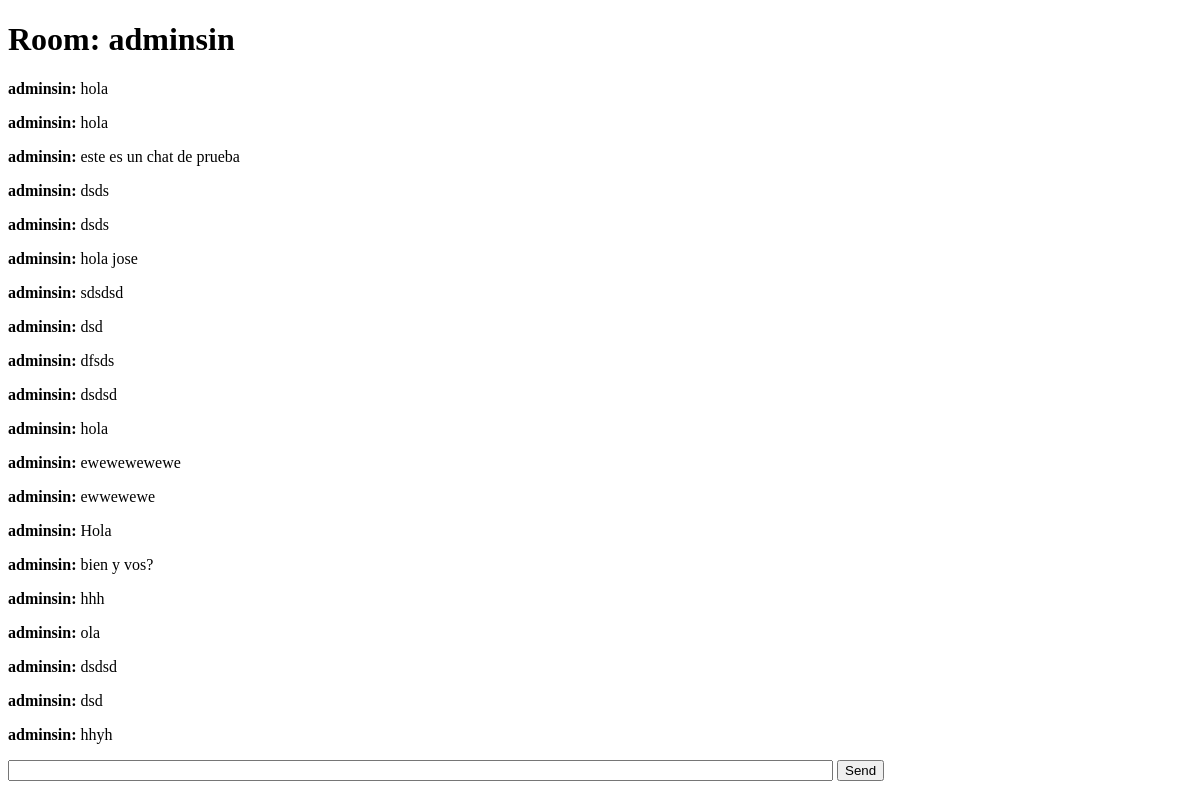
The app's page /chat/adminsin/adminsin/ (signed in), older data.
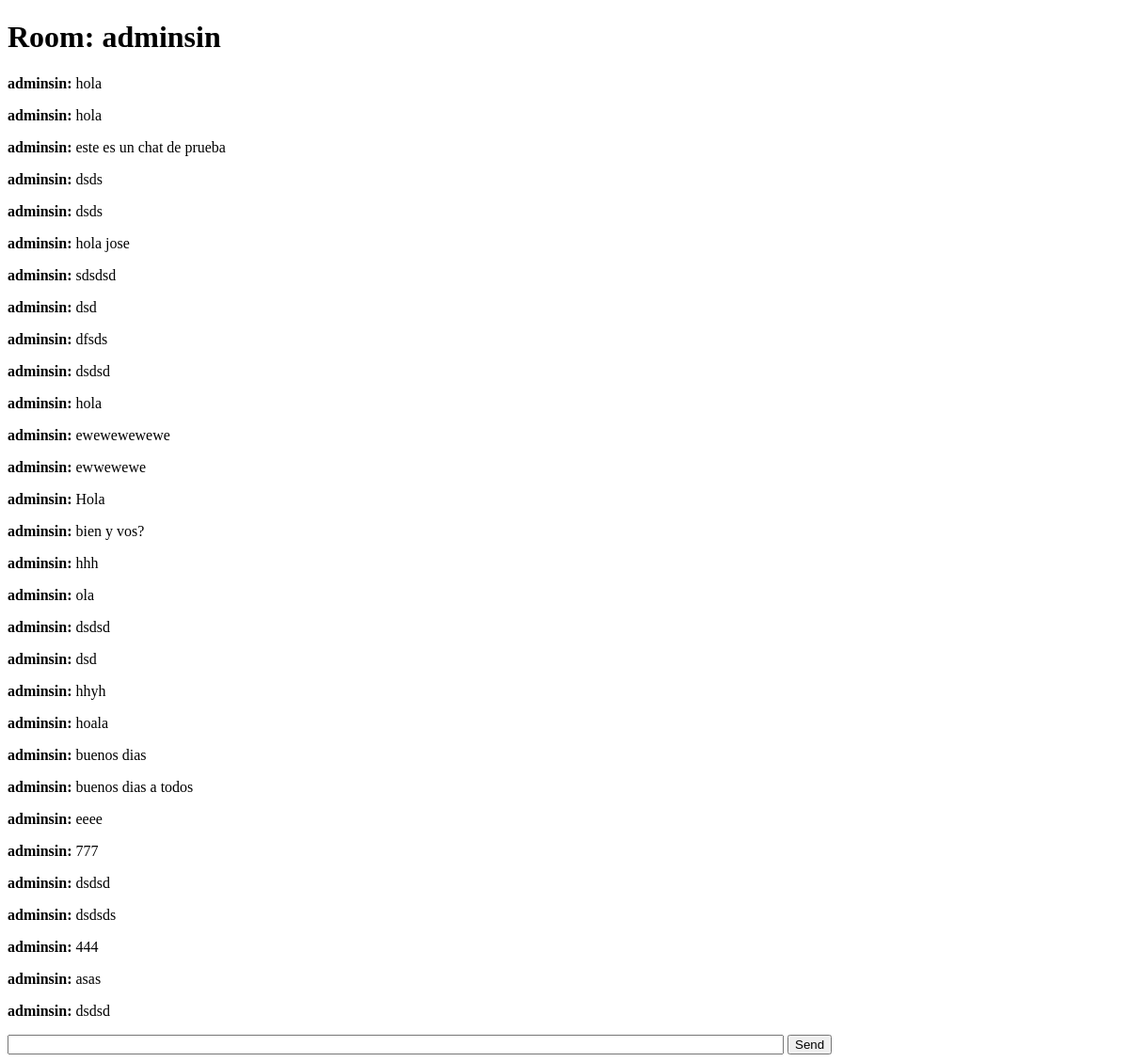
The same page, newer data.
### chat/models.py (models this page shows, shortened)
class Message(models.Model):
    sender = models.ForeignKey(User, related_name='sent_messages', on_delete=models.CASCADE)
    receiver = models.ForeignKey(User, related_name='received_messages', on_delete=models.CASCADE)
    message = models.TextField()
    timestamp = models.DateTimeField(auto_now_add=True)
    is_read = models.BooleanField(default=False)

### chat/views.py (the view)
# urls.py: path('<str:room_name>/<str:receiver>/', views.room, name='room'),
@login_required
def room(request, room_name, receiver):
    try:
        user = User.objects.get(username=room_name)
        is_private_chat = True
    except User.DoesNotExist:
        is_private_chat = False
    if is_private_chat:
        if not (request.user.is_staff or request.user.is_superuser or user.is_staff or user.is_superuser):
            return redirect('index')  # Redirigir si no tiene permiso
    else:
        try:
            chat_room = ChatRoom.objects.get(name=room_name, allowed_users=request.user)
        except ChatRoom.DoesNotExist:
            return redirect('index')  # Redirigir si no tiene acceso
    if is_private_chat:
        messages = Message.objects.filter(
            sender__username__in=[request.user.username, room_name],
            receiver__username__in=[request.user.username, room_name]
        ).order_by('timestamp')
    else:
        messages = Message.objects.filter(
            receiver__username=room_name
        ).order_by('timestamp')
    return render(request, 'chat/room.html', {
        'room_name': room_name,
        'receiver': receiver,
        'is_private_chat': is_private_chat,  # Indicar si es un chat individual
        'messages': messages,  # Pasar los mensajes antiguos al template
    })

### chat/templates/chat/room.html (shortened to what this page needs)
<!DOCTYPE html>
<html>
<head>
</head>
<body>
    <h1>Room: {{ room_name }}</h1>
    <div id="chat-log">
        {% for message in messages %}
            <p><b>{{ message.sender.username }}:</b> {{ message.message }}</p>
        {% endfor %}
    </div>
    <input id="chat-message-input" type="text" size="100">
    <input id="chat-message-submit" type="button" value="Send">
</body>
</html>

Row changes from the older to the newer data that the page shows:
added Message: sender.username "adminsin", message "hoala"
added Message: sender.username "adminsin", message "buenos dias"
added Message: sender.username "adminsin", message "buenos dias a todos"
added Message: sender.username "adminsin", message "eeee"
added Message: sender.username "adminsin", message "777"
added Message: sender.username "adminsin", message "dsdsd"
added Message: sender.username "adminsin", message "dsdsds"
added Message: sender.username "adminsin", message "444"
added Message: sender.username "adminsin", message "asas"
added Message: sender.username "adminsin", message "dsdsd"
